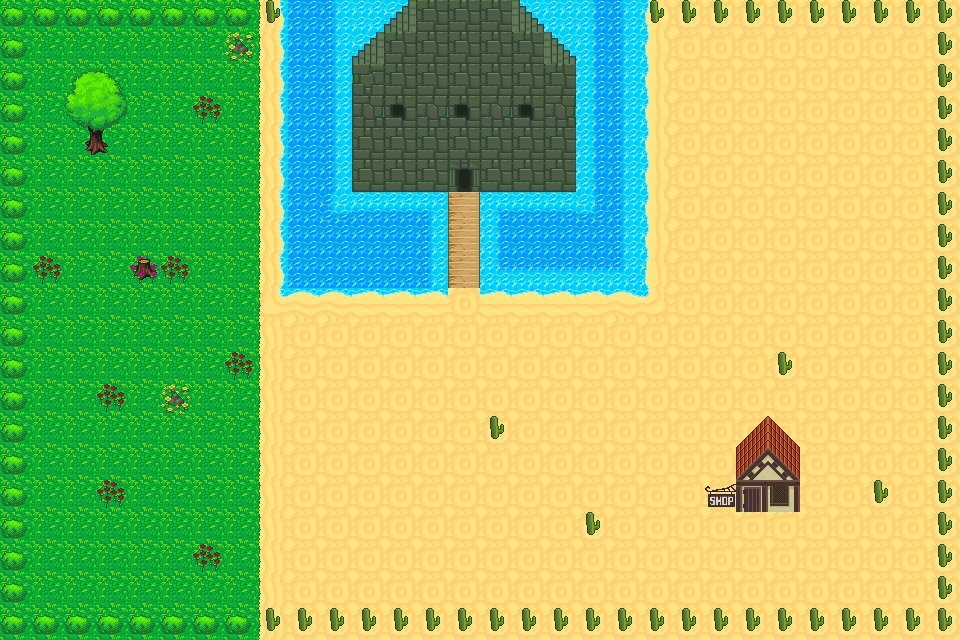

Tiled map render using the project's own tile images. Description and the whole map definition, tile-layer contents included, below:
An orthogonal 30x20 tile map with 32x32 px tiles, 2 tile layers (Background layer, Ting) and 10 objects.

<map version="1.10" tiledversion="1.11.2" orientation="orthogonal" renderorder="right-down" width="30" height="20" tilewidth="32" tileheight="32" infinite="0" nextlayerid="7" nextobjectid="22">
 <tileset firstgid="1" source="32x32_map_tile.tsx" />
 <layer id="3" name="Background layer" width="30" height="20">
  <data encoding="csv">
48,48,48,48,48,48,48,48,530,489,400,487,495,74,74,74,494,487,398,400,535,143,143,143,143,143,143,143,143,143,
48,48,48,48,48,48,48,48,530,489,400,495,74,74,74,74,74,494,398,400,535,143,143,143,143,143,143,143,143,143,
48,48,48,48,48,48,48,48,530,489,400,73,74,74,74,74,74,74,398,400,535,143,143,143,143,143,143,143,143,143,
48,48,48,48,48,48,48,48,530,489,400,75,28,75,28,75,28,75,398,400,535,143,143,143,143,143,143,143,143,143,
48,48,48,48,48,48,48,48,530,489,400,74,74,74,74,74,74,74,398,400,535,143,143,143,143,143,143,143,143,143,
48,48,48,48,48,48,48,48,530,489,400,74,74,74,29,74,74,74,398,400,535,143,143,143,143,143,143,143,143,143,
48,48,48,48,48,48,48,48,530,489,379,376,376,377,34,375,376,376,380,400,535,143,143,143,143,143,143,143,143,143,
48,48,48,48,48,48,48,48,530,489,489,489,489,400,34,398,489,489,489,400,535,143,143,143,143,143,143,143,143,143,
48,48,48,48,48,48,48,48,530,489,489,489,489,400,34,421,422,422,422,423,467,143,143,143,143,143,143,143,143,143,
48,48,48,48,48,48,48,48,599,445,445,557,557,557,143,557,557,557,557,445,558,143,143,143,143,143,143,143,143,143,
48,48,48,48,48,48,48,48,142,143,143,143,143,143,143,143,143,143,143,143,143,143,143,143,143,143,143,143,143,143,
48,48,48,48,48,48,48,48,142,143,143,143,143,143,143,143,143,143,143,143,143,143,143,143,143,143,143,143,143,143,
48,48,48,48,48,48,48,48,142,143,143,143,143,143,143,143,143,143,143,143,143,143,143,143,143,143,143,143,143,143,
48,48,48,48,48,48,48,48,142,143,143,143,143,143,143,143,143,143,143,143,143,143,143,143,143,143,143,143,143,143,
48,48,48,48,48,48,48,48,142,143,143,143,143,143,143,143,143,143,143,143,143,143,143,143,143,143,143,143,143,143,
48,48,48,48,48,48,48,48,142,143,143,143,143,143,143,143,143,143,143,143,143,143,143,143,143,143,143,143,143,143,
48,48,48,48,48,48,48,48,142,143,143,143,143,143,143,143,143,143,143,143,143,143,143,143,143,143,143,143,143,143,
48,48,48,48,48,48,48,48,142,143,143,143,143,143,143,143,143,143,143,143,143,143,143,143,143,143,143,143,143,143,
48,48,48,48,48,48,48,48,142,143,143,143,143,143,143,143,143,143,143,143,143,143,143,143,143,143,143,143,143,143,
48,48,48,48,48,48,48,48,142,143,143,143,143,143,143,143,143,143,143,143,143,143,143,143,143,143,143,143,143,143
</data>
 </layer>
 <layer id="5" name="Ting" width="30" height="20">
  <data encoding="csv">
257,257,257,257,257,257,257,257,234,0,0,0,0,0,0,0,0,0,0,0,234,234,234,234,234,234,234,234,234,234,
257,0,0,0,0,0,0,164,0,0,0,0,0,0,0,0,0,0,0,0,0,0,0,0,0,0,0,0,0,234,
257,0,279,280,0,0,0,0,0,0,0,0,0,0,0,0,0,0,0,0,0,0,0,0,0,0,0,0,0,234,
257,0,277,278,0,0,232,0,0,0,0,0,0,0,0,0,0,0,0,0,0,0,0,0,0,0,0,0,0,234,
257,0,300,301,0,0,0,0,0,0,0,0,0,0,0,0,0,0,0,0,0,0,0,0,0,0,0,0,0,234,
257,0,0,0,0,0,0,0,0,0,0,0,0,0,0,0,0,0,0,0,0,0,0,0,0,0,0,0,0,234,
257,0,0,0,0,0,0,0,0,0,0,0,0,0,0,0,0,0,0,0,0,0,0,0,0,0,0,0,0,234,
257,0,0,0,0,0,0,0,0,0,0,0,0,0,0,0,0,0,0,0,0,0,0,0,0,0,0,0,0,234,
257,232,0,0,185,232,0,0,0,0,0,0,0,0,0,0,0,0,0,0,0,0,0,0,0,0,0,0,0,234,
257,0,0,0,0,0,0,0,0,0,0,0,0,0,0,0,0,0,0,0,0,0,0,0,0,0,0,0,0,234,
257,0,0,0,0,0,0,0,0,0,0,0,0,0,0,0,0,0,0,0,0,0,0,0,0,0,0,0,0,234,
257,0,0,0,0,0,0,232,0,0,0,0,0,0,0,0,0,0,0,0,0,0,0,0,234,0,0,0,0,234,
257,0,0,232,0,164,0,0,0,0,0,0,0,0,0,0,0,0,0,0,0,0,0,0,0,0,0,0,0,234,
257,0,0,0,0,0,0,0,0,0,0,0,0,0,0,234,0,0,0,0,0,0,0,66,69,0,0,0,0,234,
257,0,0,0,0,0,0,0,0,0,0,0,0,0,0,0,0,0,0,0,0,0,0,112,115,0,0,0,0,234,
257,0,0,232,0,0,0,0,0,0,0,0,0,0,0,0,0,0,0,0,0,0,114,225,157,0,0,234,0,234,
257,0,0,0,0,0,0,0,0,0,0,0,0,0,0,0,0,0,234,0,0,0,0,0,0,0,0,0,0,234,
257,0,0,0,0,0,232,0,0,0,0,0,0,0,0,0,0,0,0,0,0,0,0,0,0,0,0,0,0,234,
257,0,0,0,0,0,0,0,0,0,0,0,0,0,0,0,0,0,0,0,0,0,0,0,0,0,0,0,0,234,
257,257,257,257,257,257,257,257,234,234,234,234,234,234,234,234,234,234,234,234,234,234,234,234,234,234,234,234,234,234
</data>
 </layer>
 <objectgroup id="4" name="Walls">
  <object id="8" x="289.665" y="0.733328" width="156.199" height="285.998" />
  <object id="9" x="482.53" y="0" width="156.199" height="287.465" />
  <object id="11" x="440.73" y="1.46666" width="48.3997" height="155.466" />
  <object id="12" x="-2.19998" y="0" width="296.998" height="24.9332" />
  <object id="13" x="-4.72233e-06" y="18.3332" width="27.8665" height="618.196" />
  <object id="14" x="3.66669" y="612.329" width="935.727" height="25.6665" />
  <object id="15" x="932.794" y="1.46665" width="25.6665" height="637.263" />
  <object id="16" x="632.862" y="1.46666" width="308.731" height="24.1998" />
  <object id="18" x="736.995" y="415.797" width="61.5996" height="96.066" />
  <object id="19" x="70.3995" y="108.258" width="47.6663" height="46.4746" />
 </objectgroup>
 <objectgroup id="6" name="Enemies" />
</map>
